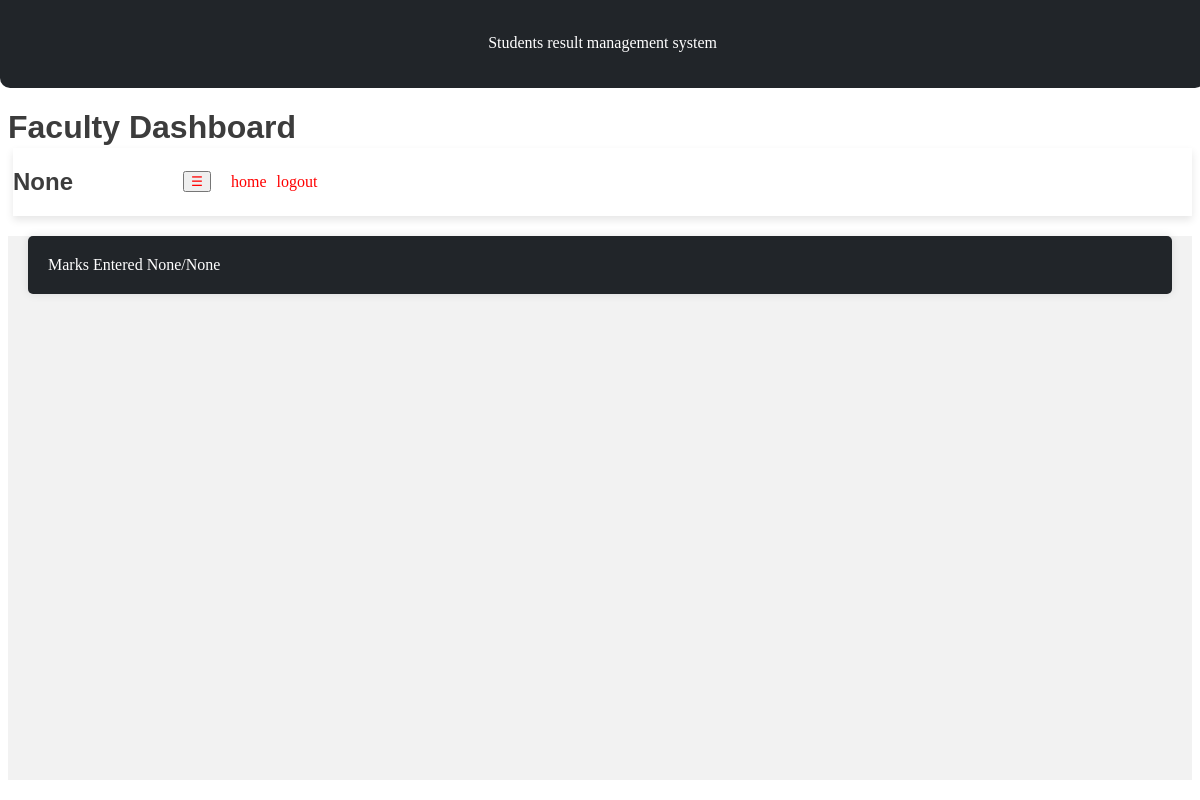
Page /faculty_dashboard on the earlier database version.
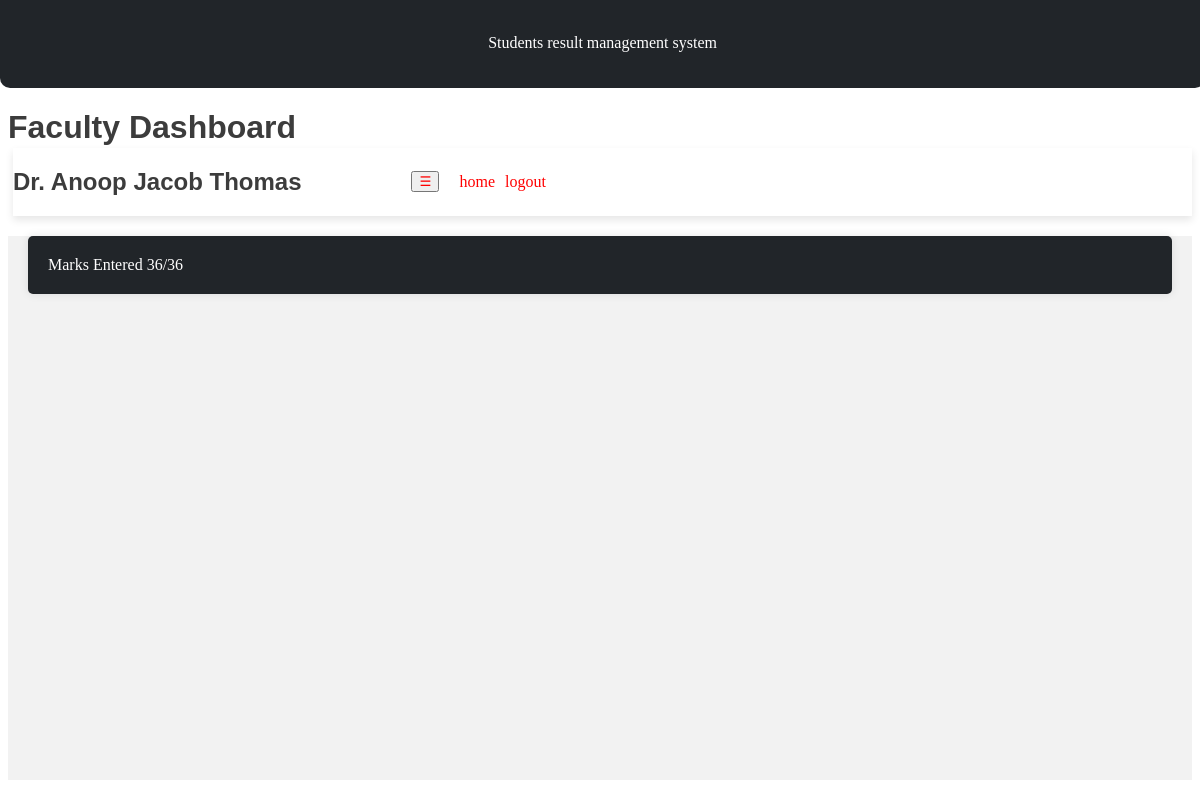
Same page on the later database version.
### home/models.py (models this page shows)
class course_key(models.Model):
    key = models.CharField(max_length=255,blank=True,null=True)
    course = models.CharField(max_length=255,blank=True,null=True)
    name = models.CharField(max_length=255,blank=True,null=True)
    total_marks = models.CharField(max_length=255,blank=True,null=True)
    entered_marks = models.CharField(max_length=255,blank=True,null=True)

### home/views.py (the view)
# urls.py: path('faculty_dashboard',views.faculty_dashboard, name="faculty_dashboard"),
def faculty_dashboard(request):
    temp=course_key.objects.all()
    for j in temp:
        if(j.key=="course"):
           sub= j.course
           name=j.name
           tot=j.total_marks
           com=j.entered_marks
           context = { 'course': sub,
                              'name' : name,
                              'total' : tot,
                              'entered' : com
                            }
    return render(request,'faculty_dashboard.html', context)

### templates/faculty_dashboard.html (shortened to what this page needs)
{% extends "teacher.html" %}
{% load static %}
{% block heading %} <h1 id="heading">Faculty Dashboard</h1> {% endblock %}
{% block content %}
<div class="main">
Marks Entered {{ entered }}/{{ total }}
</div>
{% endblock %}

### templates/teacher.html (shortened to what this page needs)
{%load static%}
<!DOCTYPE html>
<html lang="en">
<head>
</head>
<body>
    <div id="head">
        <p>Students result management system</p>
    </div>
    <div class="details">
        {% block heading %}<h1 id="heading">Faculty Dashboard</h1>{% endblock %}
        <div class="header-content">
            {% block name %}<h2 id="name">{{ name }}</h2>{% endblock %}
            <button class="logoutbutton" id="sidebar-toggle">☰</button>
            <a href="/" class="logoutbutton">home</a>
            <a href="/teacher_logout" class="logoutbutton">logout</a>
        </div>
    </div>
    <div class="main-content">
        {% block content %}{% endblock %}
    </div>
</body>
</html>

Differences in the rows shown:
added course_key: name "Dr. Anoop Jacob Thomas", entered_marks "36", total_marks "36"
Other differences:
{{ name }}: "None" → (not shown)
{{ entered }}: "None" → (not shown)
{{ total }}: "None" → (not shown)
